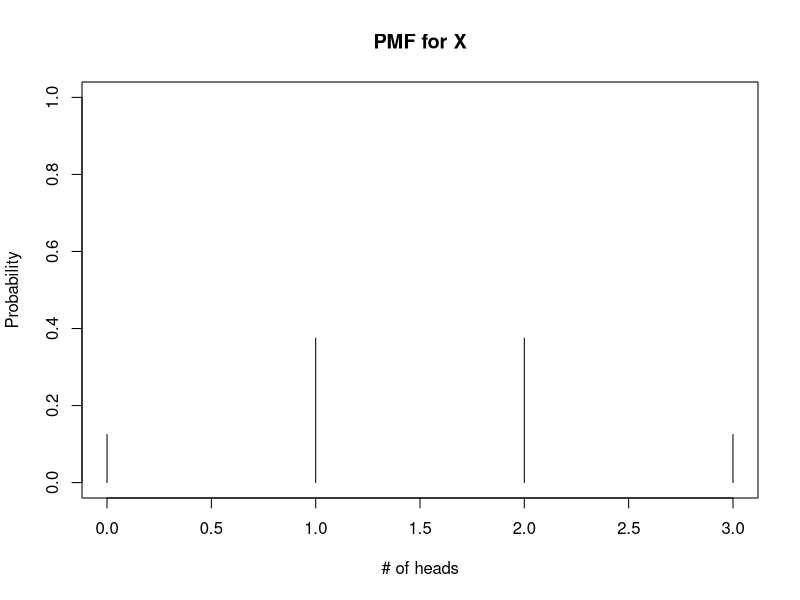
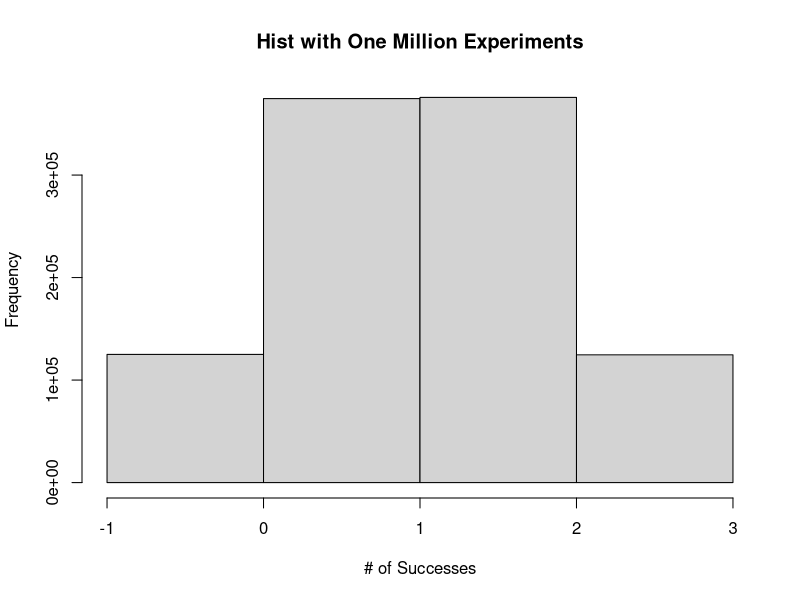
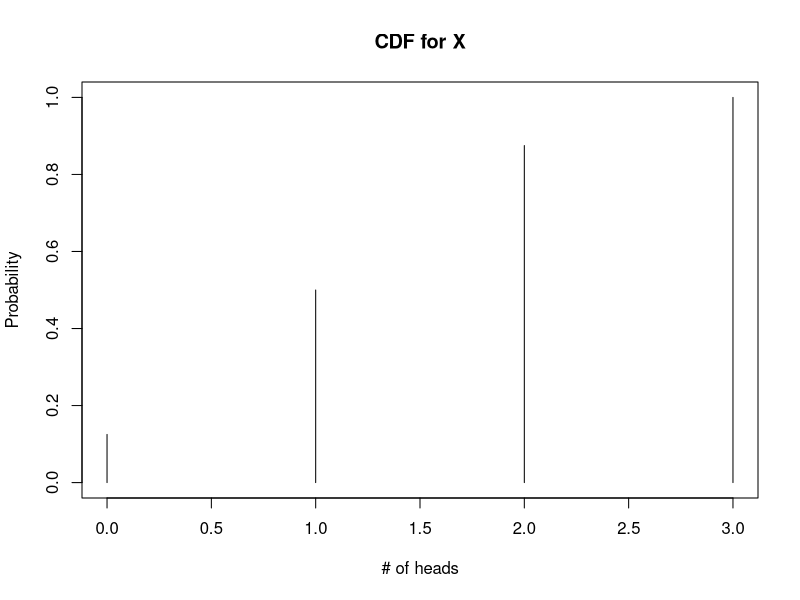
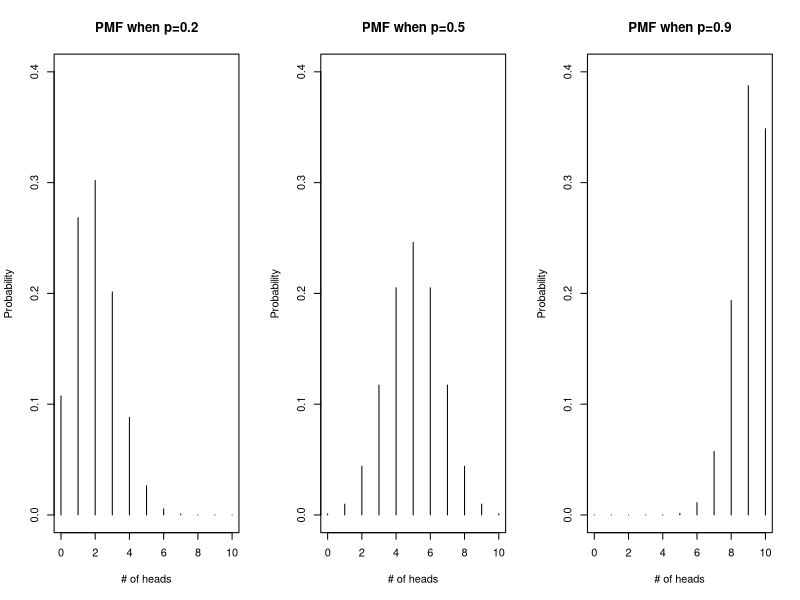

These charts were generated, in order, by the following R code:
## ---- chunk 1
rm(list = ls())
## ---- chunk 2
# Define your table data
my_data <- data.frame(
  x = c(0, 1, 2, 3),
  PMF = c(1/8, 3/8, 3/8, 1/8)
)

# Create the table using kable
knitr::kable(my_data, caption = "PMF for X")
## ---- chunk 3
##support
x<-0:3
##number of flips
n<-3
## prob of head in a flip
p<-0.5
## PMF for each value in the support. 
PMFs<-c(1/8, 3/8, 3/8, 1/8)
## create plot of PMF vs each value in support
plot(x, PMFs, type="h", main = "PMF for X", xlab="# of heads", ylab="Probability", ylim=c(0,1))
## ---- chunk 4
##It turns out that our experiment can be modeled as a binomial distribution. 
##More details about binomial distribution later in this module. 

##set up X as a binomial
n<-3 ##number of flips
p<-0.5 ##prob of head in a flip
x<-0:3 ##support for X

##so you can replicate my simulation
set.seed(1)
reps<-1000000 ##how many times to run the experiment
hist(rbinom(reps,n,p), breaks=-1:3, main="Hist with One Million Experiments", xlab="# of Successes")
## ---- chunk 5
# Define your table data
my_data <- data.frame(
  x = c(0, 1, 2, 3),
  CDF = c(1/8, 4/8, 7/8, 1)
)

# Create the table using kable
knitr::kable(my_data, caption = "CDF for X")
## ---- chunk 6
##support
x<-0:3
##number of flips
n<-3
## prob of head in a flip
p<-0.5
## PMF for each value in the support. 
CDF<-c(1/8, 1/2, 7/8, 1)
## create plot of PMF vs each value in support
plot(x, CDF, type="h", main = "CDF for X", xlab="# of heads", ylab="Probability", ylim=c(0,1))
## ---- chunk 7
factorial(5)
## ---- chunk 8
dbinom(2,3,0.5) ##specify values of k, n, p in this order
## ---- chunk 9
x<-0:10
n<-10
PMFs2<-dbinom(x,n,0.2)
PMFs5<-dbinom(x,n,0.5)
PMFs9<-dbinom(x,n,0.9)

par(mfrow=c(1,3))
plot(x, PMFs2, type="h", main = "PMF when p=0.2", xlab="# of heads", ylab="Probability", ylim=c(0,0.4))
plot(x, PMFs5, type="h", main = "PMF when p=0.5", xlab="# of heads", ylab="Probability", ylim=c(0,0.4))
plot(x, PMFs9, type="h", main = "PMF when p=0.9", xlab="# of heads", ylab="Probability", ylim=c(0,0.4))
